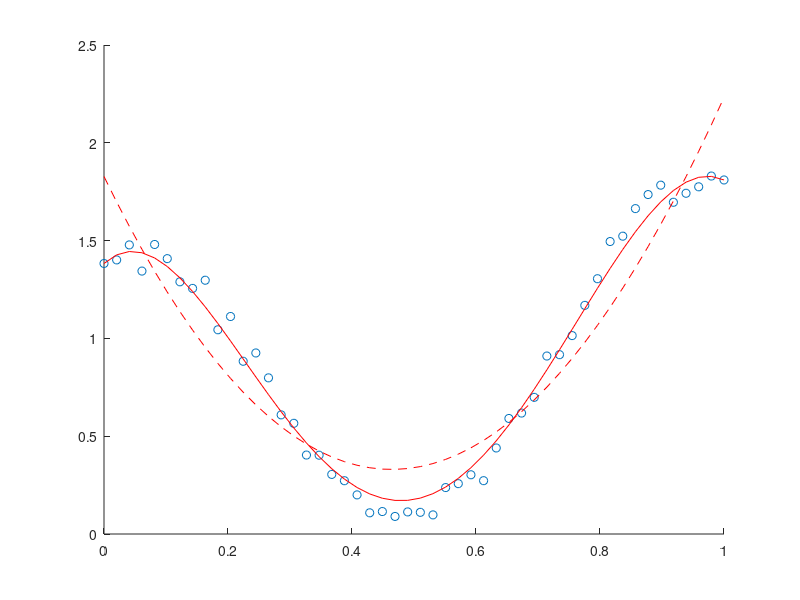

Here is the MATLAB script that generated this plot:
clear all;

% Generate some random data
t = linspace(0, 1, 50);
p = sin(pi*2/3*t+0.3) + cos(pi*2*t) + rand(1, 50)*0.2;

% Standard regression for reference
T = [ones(1,50); t; t.^2; t.^3]';
c = (T'*T)^-1 * T' * p';
fit1 = c(1) + c(2)*t + c(3)*t.^2 + c(4)*t.^3;

% Calculate f(t) -- polynomial that passes through all constrained points
% y = m*x + q
% y - m*x = q
% y1 = m*x1 + q
% y2 = m*x2 + q
% y1 - m*x1 = y2 - m*x2
% y1-y2 = m*x1 - m*x2
% (y1-y2)/(x1-x2) = m
m = (p(1)-p(end)) / (t(1)-t(end));
q = p(1) - m*t(1);
f = m*t + q;

% Constrained regression
% https://stats.stackexchange.com/questions/50447/perform-linear-regression-but-force-solution-to-go-through-some-particular-data
% y = f(t) + (t-t1)(t-t2)(c0 + c1*t + c2*t^2 + c3*t^3)
% r(t) = (t-t1)(t-t2)
% y - f(t) = c0*r(t) + c1*r(t)*t + c2*r(t)*t^2 + c3*r(t)*t^3
r = (t-t(1)).*(t-t(end));
Y = (p(2:end-1) - f(2:end-1)) ./ r(2:end-1);
T = [ones(1,48); t(2:end-1); t(2:end-1).^2; t(2:end-1).^3]';
c = (T'*T)^-1 * T' * Y';
fit2 = (c(1) + c(2)*t(2:end-1) + c(3)*t(2:end-1).^2 + c(4)*t(2:end-1).^3) .* r(2:end-1) + f(2:end-1);
fit2 = [f(1), fit2, f(end)];

hold off
scatter(t, p);
hold on
plot(t, fit1, 'r--');
plot(t, fit2, 'r');

